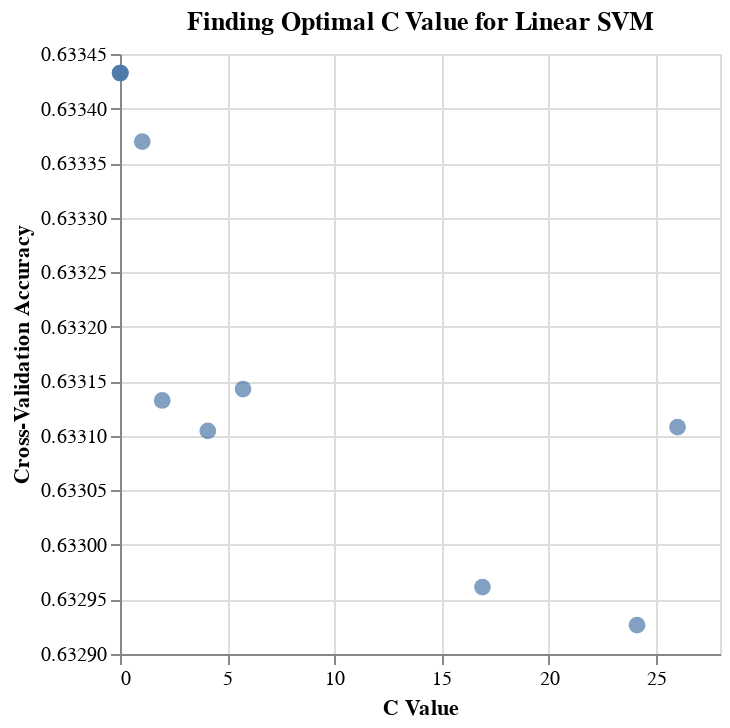

Notebook code for this chart:
### Code cell
# Plot how accuracy changes with C
alt.Chart(small_svm_results, 
    title=alt.Title(
        text="Finding Optimal C Value for Linear SVM"
    )
).mark_circle(size=70
).encode(
    x=alt.X('param_linearsvc__C').title("C Value"),
    y=alt.Y('mean_test_score').scale(zero=False
            ).title("Cross-Validation Accuracy")
)

### Figure 1 — Vega specification as saved in the notebook (floating-point values rounded to 4 significant figures)
{"$schema": "https://vega.github.io/schema/vega/v5.json", "data": [{"name": "source_0", "values": [{"mean_test_score": 0.6334, "param_linearsvc__C": 0.01091}, {"mean_test_score": 0.6334, "param_linearsvc__C": 0.001299}, {"mean_test_score": 0.6334, "param_linearsvc__C": 0.02139}, {"mean_test_score": 0.6334, "param_linearsvc__C": 1.039}, {"mean_test_score": 0.6331, "param_linearsvc__C": 5.742}, {"mean_test_score": 0.6331, "param_linearsvc__C": 1.97}, {"mean_test_score": 0.6331, "param_linearsvc__C": 26.02}, {"mean_test_score": 0.6331, "param_linearsvc__C": 4.098}, {"mean_test_score": 0.633, "param_linearsvc__C": 16.92}, {"mean_test_score": 0.6329, "param_linearsvc__C": 24.13}]}, {"name": "source_0_x_domain_param_linearsvc__C", "values": [{"min": 0.001299, "max": 26.02}]}, {"name": "source_0_y_domain_mean_test_score", "values": [{"min": 0.6329, "max": 0.6334}]}], "marks": [{"type": "symbol", "name": "marks", "from": {"data": "source_0"}, "encode": {"update": {"fill": {"value": "#4c78a8"}, "x": {"field": "param_linearsvc__C", "scale": "x"}, "shape": {"value": "circle"}, "y": {"field": "mean_test_score", "scale": "y"}, "size": {"value": 70}, "opacity": {"value": 0.7}}}, "style": ["circle"]}], "scales": [{"name": "x", "type": "linear", "domain": [{"signal": "(data(\"source_0_x_domain_param_linearsvc__C\")[0] || {}).min"}, {"signal": "(data(\"source_0_x_domain_param_linearsvc__C\")[0] || {}).max"}], "range": [0, {"signal": "width"}], "nice": true, "zero": true}, {"name": "y", "type": "linear", "domain": [{"signal": "(data(\"source_0_y_domain_mean_test_score\")[0] || {}).min"}, {"signal": "(data(\"source_0_y_domain_mean_test_score\")[0] || {}).max"}], "range": [{"signal": "height"}, 0], "zero": false, "nice": true}], "axes": [{"scale": "x", "labels": false, "domain": false, "orient": "bottom", "aria": false, "tickCount": {"signal": "ceil(width/40)"}, "maxExtent": 0, "zindex": 0, "ticks": false, "grid": true, "minExtent": 0, "gridScale": "y"}, {"scale": "y", "minExtent": 0, "aria": false, "gridScale": "x", "zindex": 0, "grid": true, "orient": "left", "ticks": false, "maxExtent": 0, "domain": false, "labels": false, "tickCount": {"signal": "ceil(height/40)"}}, {"scale": "x", "title": "C Value", "tickCount": {"signal": "ceil(width/40)"}, "orient": "bottom", "grid": false, "labelFlush": true, "labelOverlap": true, "zindex": 0}, {"scale": "y", "orient": "left", "tickCount": {"signal": "ceil(height/40)"}, "title": "Cross-Validation Accuracy", "grid": false, "labelOverlap": true, "zindex": 0}], "title": {"text": "Finding Optimal C Value for Linear SVM", "frame": "group"}, "height": 300, "style": "cell", "width": 300, "background": "white", "padding": 5}
